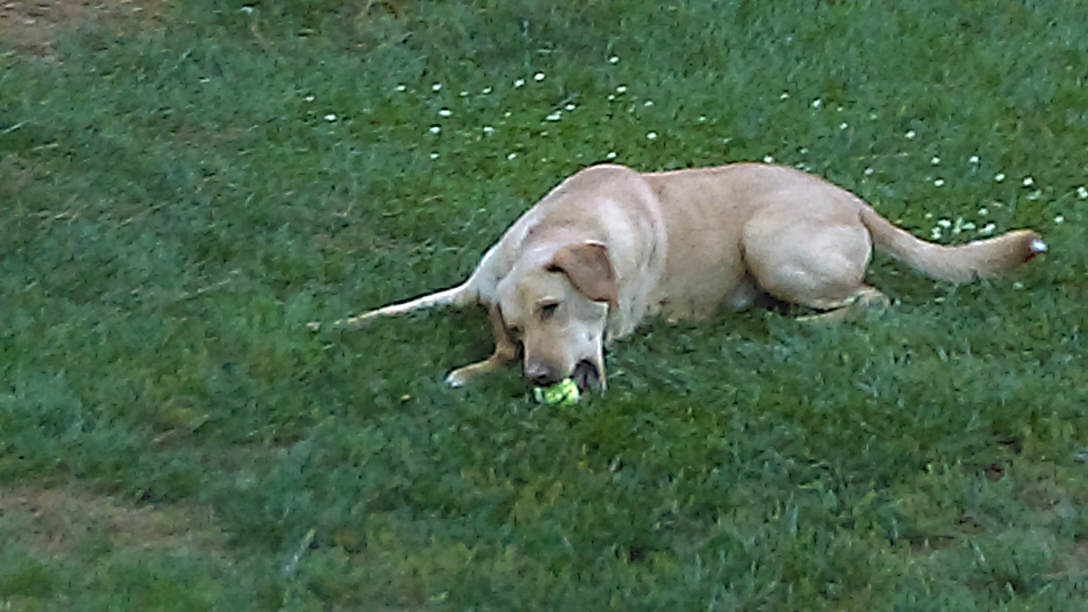
#> input picture code/traditional-segmentation-algorithms/data/original2_v1.jpg, 3264 x 1836 px (shown at 1/3 size)
$ python Graph_GraphCut.py   (older library calls are emulated)
#> lines starting #> are read from the running program, lines starting #| are printed output that depends on the picture; after the words box and inside, x2 and y2 are one past the last pixel; in counts of white or black regions, pixels touching at a corner belong together
#Auther:ZHANG Jing
#Email address:jing.zhang@insa-rouen.fr
#Date:2018-11-23
#Title:performing GraphCut method to segmentate a image
#Usage:right clicked the mouse to run the code
#url:https://github.com/erichardin/graph-cut-segmentation

import os
from PIL import Image
import maxflow
from numpy import array,asarray,median,exp,zeros,ones
import matplotlib.pyplot as plt
from numpy import mean,std


plt.ion()

do_plots = True

# image is an image as a numpy array
# mask is a single band logical array that is the same size as image
# mean and standard deviation will be calculated from the image according to the non-zero areas in the mask
def GetMeanAndStd(image,mask):
    image_masked = image[mask]
    mu = array([ mean(band) for band in image_masked.T ])
    sigma = array([ std(band) for band in image_masked.T ])
    return [mu,sigma]

im_original = Image.open('data/original2_v1.jpg')
#> im_original is the input picture: PIL image 3264x1836 RGB; mean R, G, B 74, 103.5, 74.8
im_marked = Image.open('data/marked2_v2.jpg')
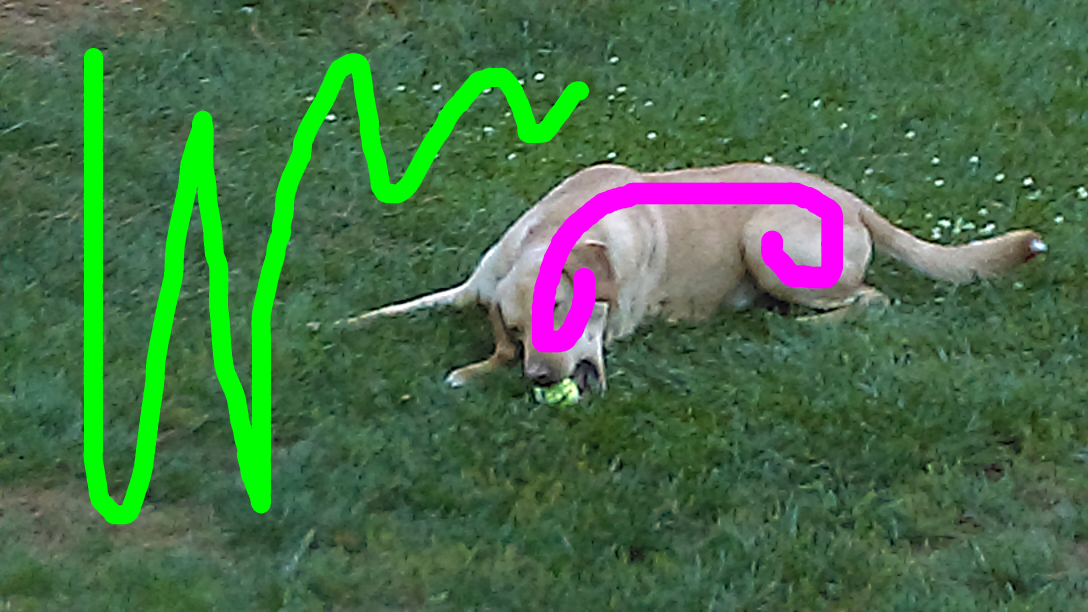
#> input picture code/traditional-segmentation-algorithms/data/marked2_v2.jpg, 3264 x 1836 px (shown at 1/3 size)
#> im_marked is the input picture: PIL image 3264x1836 RGB; mean R, G, B 71.6, 109.4, 72.5

# reduce image sizes
p = 0.5
new_size = (int(p*im_original.size[0]),int(p*im_original.size[1]))
#> new_size = (1632, 918)
im_original = im_original.resize(new_size, Image.ANTIALIAS)
#> im_original: PIL image 1632x918 RGB
im_marked = im_marked.resize(new_size, Image.ANTIALIAS)
#> im_marked: PIL image 1632x918 RGB
#

arr_original = asarray(im_original)
arr_marked = asarray(im_marked) # supposedly asarray is read only, whereas array(im) will make a copy

# fg indicates foreground and bg indicates background
fg_color = (255,0,255)
bg_color = (0,255,0)
eps = 3 # just a little buffer to help extract the markup/annotation
fg_mask = (arr_marked[:,:,0] > fg_color[0]-eps)*(arr_marked[:,:,1] < fg_color[1]+eps)*(arr_marked[:,:,2] > fg_color[2]-eps)
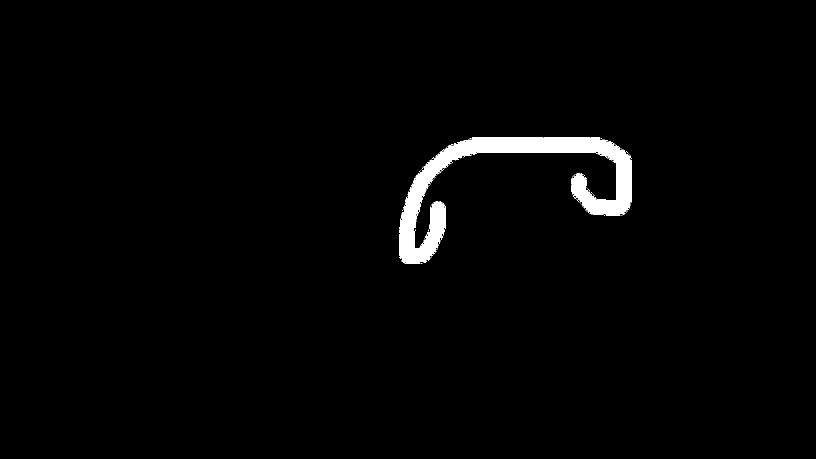
#> fg_mask: shape (918, 1632) bool (shown at 1/2 size); 1.9% white; 62 white regions (60 under 20 px), largest, box (x1, y1, x2, y2) and area: (799, 274, 1264, 528) 28132, (1212, 431, 1241, 432) 29
bg_mask = (arr_marked[:,:,0] < bg_color[0]-eps)*(arr_marked[:,:,1] > bg_color[0]+eps)*(arr_marked[:,:,2] < bg_color[0]-eps)
#> bg_mask: shape (918, 1632) bool; every value is 0

R = arr_original[:,:,0]
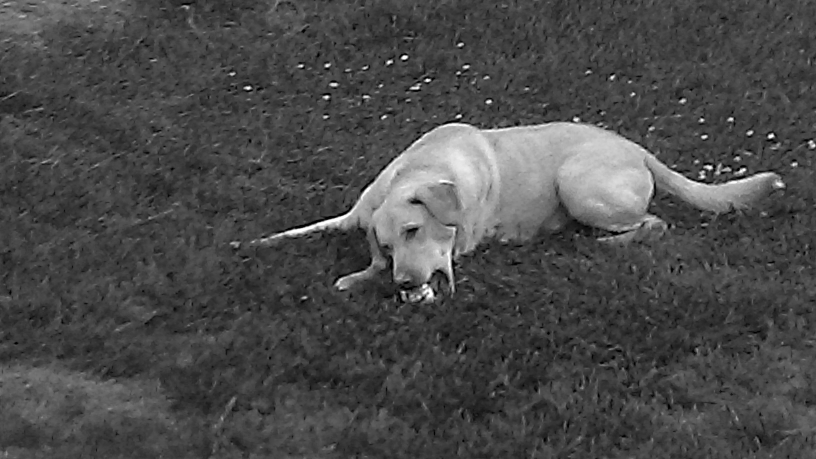
#> R: shape (918, 1632) (shown at 1/2 size); min 0, max 255, mean 74
G = arr_original[:,:,1]
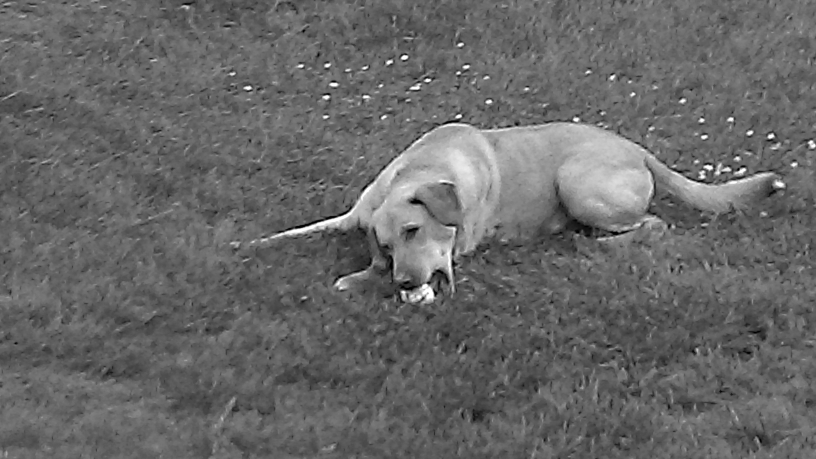
#> G: shape (918, 1632) (shown at 1/2 size); min 0, max 255, mean 103.5
B = arr_original[:,:,2]
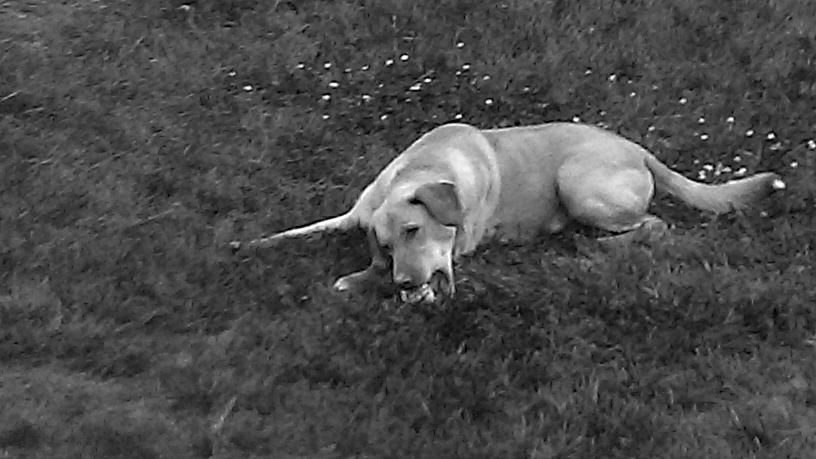
#> B: shape (918, 1632) (shown at 1/2 size); min 0, max 255, mean 74.8

# compute energies, which are simple gaussian wells, could be more complicated though.
[mu_fg, sigma_fg] = GetMeanAndStd(arr_original,fg_mask)
#> in GetMeanAndStd, `mu = array([ mean(band) for band in image_masked.T ])`: mu = [173.8, 167.9, 163.8]
#> in GetMeanAndStd, `sigma = array([ std(band) for band in image_masked.T ])`: sigma = [33.34, 33.51, 38.58]
#> mu_fg = [173.8, 167.9, 163.8]; sigma_fg = [33.34, 33.51, 38.58]
E_data_fg = 1-exp(-((R-mu_fg[0])**2/(2*sigma_fg[0]**2)+(G-mu_fg[1])**2/(2*sigma_fg[1]**2)+(B-mu_fg[2])**2/(2*sigma_fg[2]**2)))
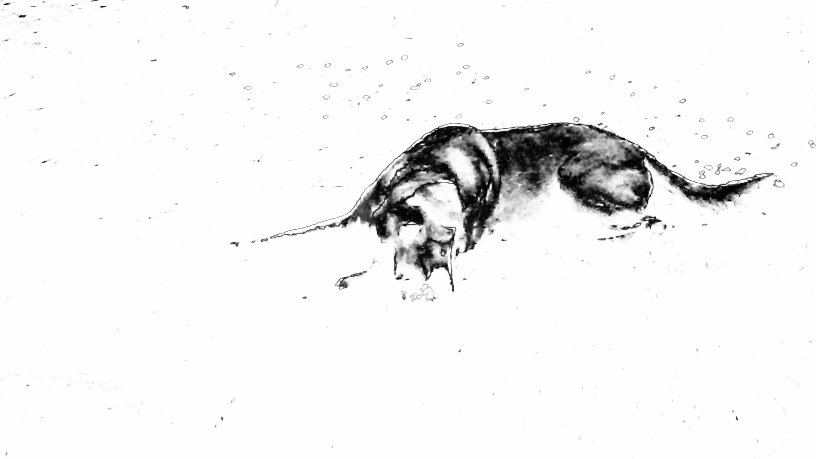
#> E_data_fg: shape (918, 1632) float64 (shown at 1/2 size); min 4.89e-05, max 1, mean 0.954

if do_plots:
    plt.figure()
    plt.imshow(E_data_fg)
    #plt.colorbar()
    plt.axis('off')
    plt.savefig('graphcub_fb_energy.jpg')

[mu_bg, sigma_bg] = GetMeanAndStd(arr_original,bg_mask)
#> mu_bg = [nan, nan, nan]; sigma_bg = [nan, nan, nan]
E_data_bg = 1-exp(-((R-mu_bg[0])**2/(2*sigma_bg[0]**2)+(G-mu_bg[1])**2/(2*sigma_bg[1]**2)+(B-mu_bg[2])**2/(2*sigma_bg[2]**2)))
#> E_data_bg: shape (918, 1632) float64; every value is NaN or infinite
if do_plots:
    plt.figure()
    plt.imshow(E_data_bg)
    #plt.colorbar()
    plt.axis('off')
    plt.savefig('graph_bg_energy.jpg')

# Segment the image by minimizing the energy via graph cut
# http://pmneila.github.io/PyMaxflow/tutorial.html#a-first-example
image_shape = arr_original[:,:,1].shape
#> image_shape = (918, 1632)
#> (the run stopped early here; a loop or call above may not have finished)
